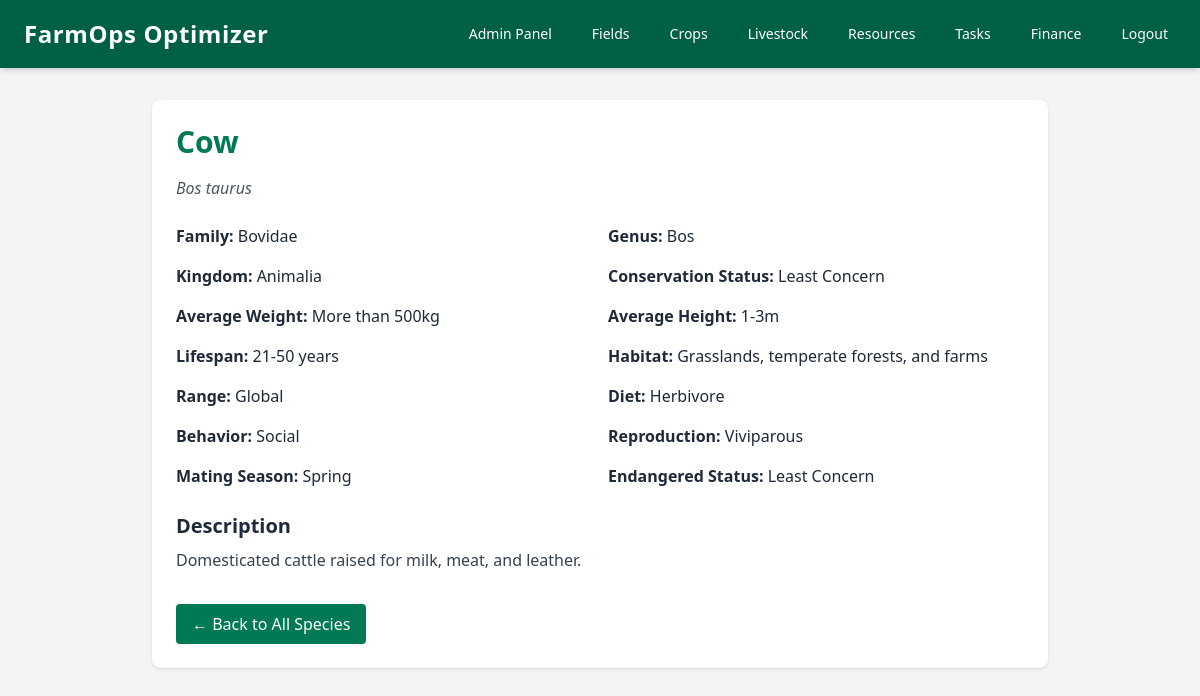
The page /livestock/species/1/ (signed in) on the database its author committed.
### livestock/models.py (models this page shows, shortened)
class Species(models.Model):
    name = models.CharField(max_length=100)
    description = models.TextField()
    scientific_name = models.CharField(max_length=100, blank=True, null=True)
    family = models.CharField(max_length=100, blank=True, null=True)
    genus = models.CharField(max_length=100, blank=True, null=True)
    kingdom = models.CharField(max_length=100, blank=True, null=True)
    CONSERVATION_STATUS_CHOICES = [
        ('LC', 'Least Concern'),
        ('NT', 'Near Threatened'),
        ('VU', 'Vulnerable'),
        ('EN', 'Endangered'),
        ('CR', 'Critically Endangered'),
        ('EX', 'Extinct'),
        ('EW', 'Extinct in the Wild'),
    ]
    conservation_status = models.CharField(max_length=2, choices=CONSERVATION_STATUS_CHOICES, default='LC')
    AVERAGE_WEIGHT_CHOICES = [
        ('<10', 'Less than 10kg'),
        ('10-50', '10-50kg'),
        ('50-100', '50-100kg'),
        ('100-500', '100-500kg'),
        ('>500', 'More than 500kg'),
    ]
    average_weight = models.CharField(max_length=10, choices=AVERAGE_WEIGHT_CHOICES, blank=True, null=True)
    AVERAGE_HEIGHT_CHOICES = [
        ('<0.5', 'Less than 0.5m'),
        ('0.5-1', '0.5-1m'),
        ('1-3', '1-3m'),
        ('3-5', '3-5m'),
        ('>5', 'More than 5m'),
    ]
    average_height = models.CharField(max_length=10, choices=AVERAGE_HEIGHT_CHOICES, blank=True, null=True)
    LIFESPAN_CHOICES = [
            (1, 'Less than 1 year'),
            (2, '1-5 years'),
            (3, '6-10 years'),
            (4, '11-20 years'),
            (5, '21-50 years'),
            (6, 'More than 50 years'),
        ]
    lifespan = models.IntegerField(choices=LIFESPAN_CHOICES, null=True, blank=True)
    habitat = models.TextField(blank=True, null=True)
    RANGE_CHOICES = [
        ('AFRICA', 'Africa'),
        ('ASIA', 'Asia'),
        ('EUROPE', 'Europe'),
        ('NORTH_AMERICA', 'North America'),
        ('SOUTH_AMERICA', 'South America'),
        ('OCEANIA', 'Oceania'),
        ('ANTARCTICA', 'Antarctica'),
        ('GLOBAL', 'Global'),
    ]
    range = models.CharField(max_length=15, choices=RANGE_CHOICES, blank=True, null=True)
    DIET_CHOICES = [
        ('HERBIVORE', 'Herbivore'),
        ('CARNIVORE', 'Carnivore'),
        ('OMNIVORE', 'Omnivore'),
        ('INSECTIVORE', 'Insectivore'),
        ('FRUGIVORE', 'Frugivore'),
        ('NECROPHAGY', 'Necrophagy'),
    ]
    diet = models.CharField(max_length=20, choices=DIET_CHOICES, blank=True, null=True)
    BEHAVIOR_CHOICES = [
        ('SOCIAL', 'Social'),
        ('SOLITARY', 'Solitary'),
        ('MIGRATORY', 'Migratory'),
        ('NOCTURNAL', 'Nocturnal'),
        ('DIURNAL', 'Diurnal'),
    ]
    behavior = models.CharField(max_length=20, choices=BEHAVIOR_CHOICES, blank=True, null=True)
    REPRODUCTION_CHOICES = [
        ('OVIPAROUS', 'Oviparous'),
        ('VIVIPAROUS', 'Viviparous'),
        ('OVOVIVIPAROUS', 'Ovoviviparous'),
    ]
    reproduction = models.CharField(max_length=25, choices=REPRODUCTION_CHOICES, blank=True, null=True)
    MATING_SEASON_CHOICES = [
            ('SPRING', 'Spring'),
            ('SUMMER', 'Summer'),
            ('AUTUMN', 'Autumn'),
            ('WINTER', 'Winter'),
            ('YEAR_ROUND', 'Year-Round'),
            ('UNKNOWN', 'Unknown'),
        ]
    mating_season = models.CharField(max_length=20, choices=MATING_SEASON_CHOICES, blank=True, null=True)
    ENDANGERED_STATUS_CHOICES = [
        ('CRITICALLY_ENDANGERED', 'Critically Endangered'),
        ('ENDANGERED', 'Endangered'),
        ('VULNERABLE', 'Vulnerable'),
        ('NEAR_THREATENED', 'Near Threatened'),
        ('LEAST_CONCERN', 'Least Concern'),
        ('DATA_DEFICIENT', 'Data Deficient'),
        ('NOT_EVALUATED', 'Not Evaluated'),
        ('UNKNOWN', 'Unknown'),
    ]
    STATUS_CHOICES = [
        ('pending', 'Pending'),
        ('approved', 'Approved'),
    ]
    status = models.CharField(max_length=10, choices=STATUS_CHOICES, default='approved')
    endangered_status = models.CharField(max_length=25, choices=ENDANGERED_STATUS_CHOICES, blank=True, null=True)

### livestock/views.py (the view)
# urls.py: path('species/<int:pk>/', views.species_detail, name='species_detail'),
@login_required
def species_detail(request, pk):
    species = get_object_or_404(Species, pk=pk)
    return render(request, 'livestock/species_detail.html', {'species': species})

### livestock/templates/livestock/species_detail.html (shortened to what this page needs)
{% extends "base.html" %}
{% block content %}
<div class="max-w-4xl mx-auto p-6 bg-white shadow rounded-lg">
    <h1 class="text-3xl font-bold text-emerald-700 mb-4">{{ species.name }}</h1>
    <p class="italic text-gray-600 mb-6">{{ species.scientific_name }}</p>
    <div class="grid grid-cols-2 gap-4 text-gray-800">
        <div><strong>Family:</strong> {{ species.family }}</div>
        <div><strong>Genus:</strong> {{ species.genus }}</div>
        <div><strong>Kingdom:</strong> {{ species.kingdom }}</div>
        <div><strong>Conservation Status:</strong> {{ species.get_conservation_status_display }}</div>
        <div><strong>Average Weight:</strong> {{ species.get_average_weight_display }}</div>
        <div><strong>Average Height:</strong> {{ species.get_average_height_display }}</div>
        <div><strong>Lifespan:</strong> {{ species.get_lifespan_display }}</div>
        <div><strong>Habitat:</strong> {{ species.habitat }}</div>
        <div><strong>Range:</strong> {{ species.get_range_display }}</div>
        <div><strong>Diet:</strong> {{ species.get_diet_display }}</div>
        <div><strong>Behavior:</strong> {{ species.get_behavior_display }}</div>
        <div><strong>Reproduction:</strong> {{ species.get_reproduction_display }}</div>
        <div><strong>Mating Season:</strong> {{ species.get_mating_season_display }}</div>
        <div><strong>Endangered Status:</strong> {{ species.get_endangered_status_display }}</div>
    </div>
    <div class="mt-6">
        <h2 class="text-xl font-semibold mb-2">Description</h2>
        <p class="text-gray-700">{{ species.description }}</p>
    </div>
    <div class="mt-8">
        <a href="{% url 'livestock:species_list' %}" class="inline-block px-4 py-2 bg-emerald-700 text-white rounded hover:bg-emerald-800 transition">
            ← Back to All Species
        </a>
    </div>
</div>
{% endblock %}

### rows shown on the page
Species: name "Cow", scientific_name "Bos taurus", family "Bovidae", genus "Bos", kingdom "Animalia", conservation_status "Least Concern", average_weight "More than 500kg", average_height "1-3m", lifespan "21-50 years", habitat "Grasslands, temperate forests, and farms", range "Global", diet "Herbivore", behavior "Social", reproduction "Viviparous", mating_season "Spring", endangered_status "Least Concern", description "Domesticated cattle raised for milk, meat, and leather."
